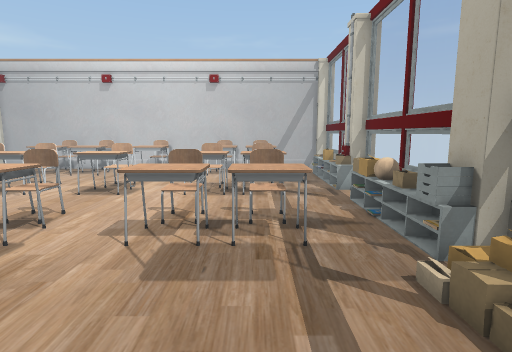
[1] (above)

15 first-person views from a walk through a Unity game level. The camera is 1.3 m above the floor, tilts 8° down and sees 80° across. The floor is counted in squares, 0.5 m on a side. Each view is taken from the middle of a square. On the plan, view 1 faces up. The plan holds only what a view shows up to about 20 squares ahead; the rest is blank. The player character is not drawn. Some surface patterns are stand-ins.

[2]
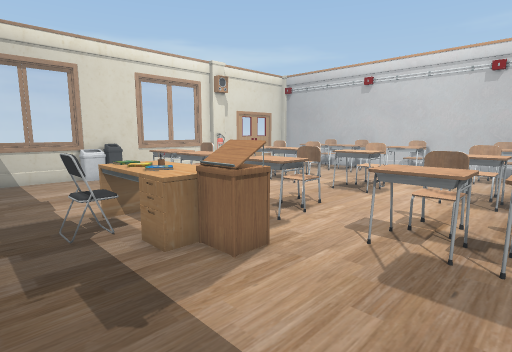

[3]
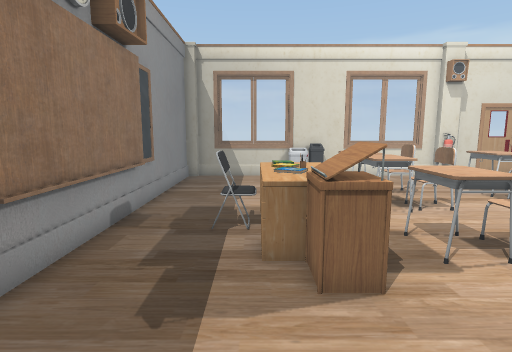

[4]
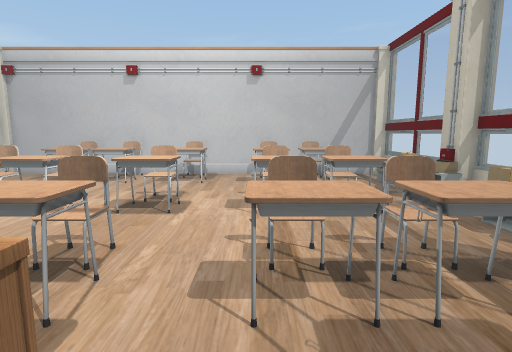

[5]
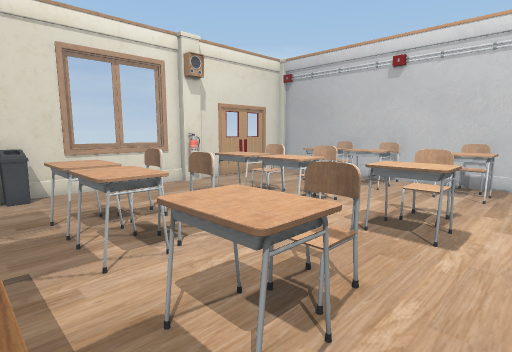

[6]
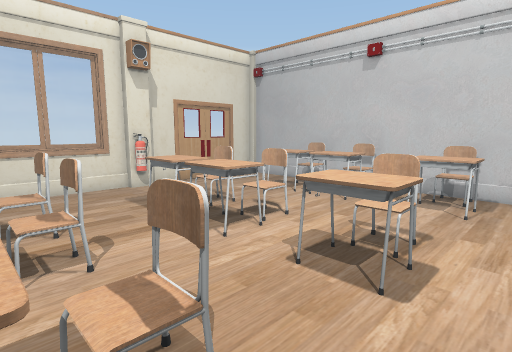

[7]
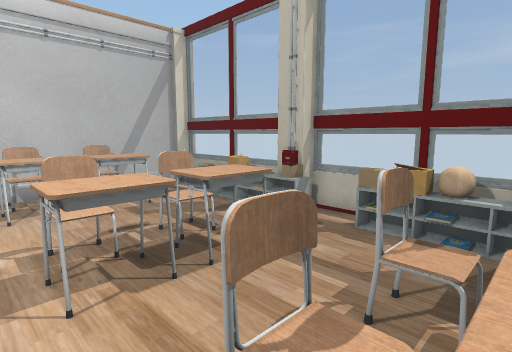

[8]
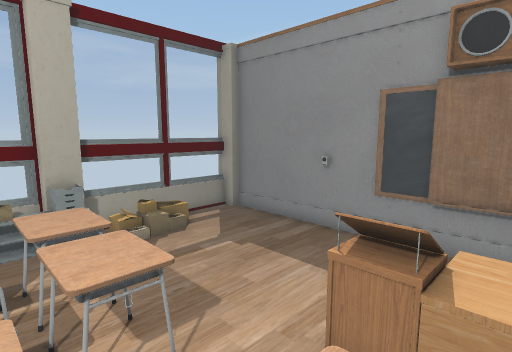

[9]
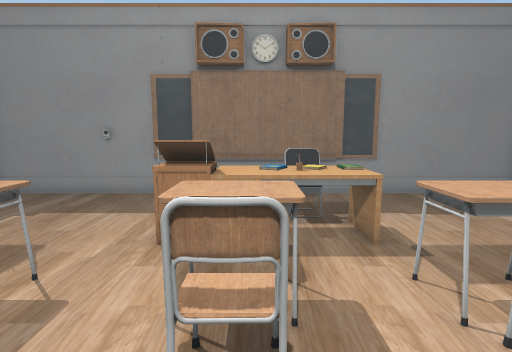

[10]
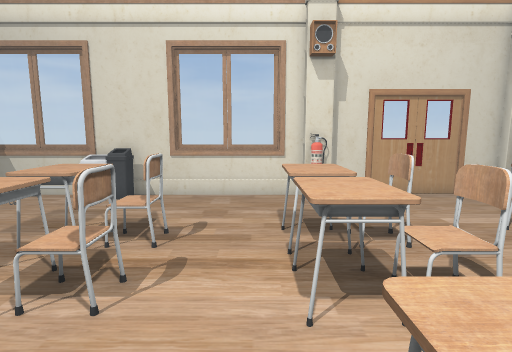

[11]
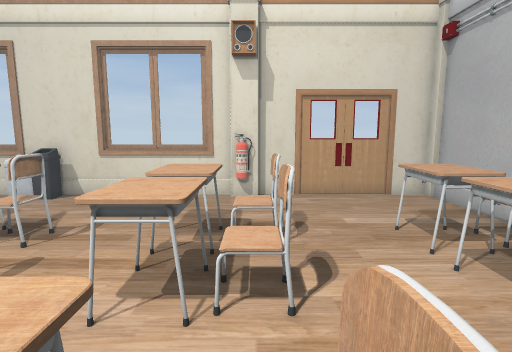

[12]
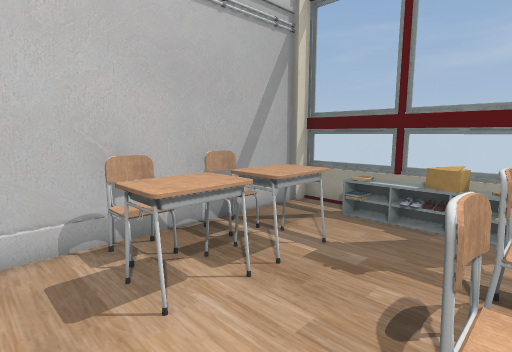

[13]
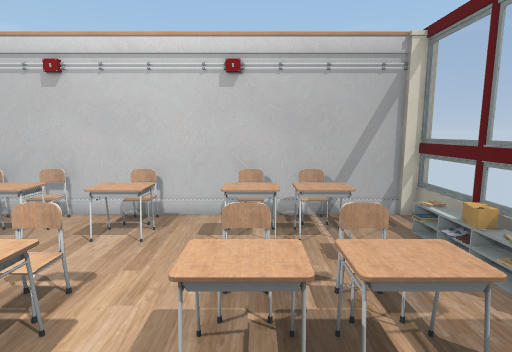

[14]
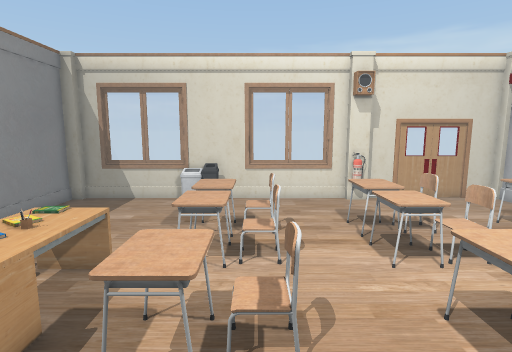

[15]
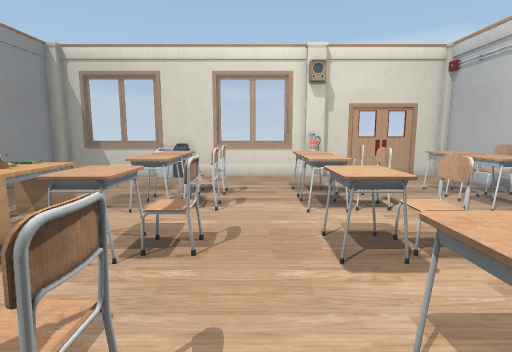

### Floor plan
Key: @ floor where view 1 was taken; # wall or solid block; . main floor; : floor 0.5 m higher than the main floor; / step, stairs or slope; = window, fence, low wall or low ledge; ^ raised ledge; O other object.
Columns run from 19 left of view 1 to 5 right of it. Each row starts with its distance up from view 1.
 23    ###################
 22 #####O###O##O###O##O#####
 21 #.....O.O...O....O.O....#
 20 =....OOOOO.OOO..OOOOO..O#
 19 #....OOOOO.OOO..OOOOO..=#
 18 =......................O#
 17 #......................##
 16 #......................=#
 15 ##...OO.OO..O...OO.O...##
 14 ##...OOOOO.OOO..OOOOO..##
 13 #....OOOOO.OOO..OOOOO...#
 12 =......................##
 11 =......................##
 10 =....O...O.../..O..O...O#
  9 =.....O.O...:/...:.O...O#
  8 #....OOOOO.OOO..OOOOO..O#
  7 #=...OOOOO.OOO..OOOOO..##
  6 #=.....................OO
  5 #=.......OOOO#^.......//#
  4 =........#OOOO^.......//#
  3 #........OOOOO........//=
  2 =.........OO............#
  1 =.......................#
  0 #..................@....#
 -1 #O#######################

Where each view was taken, in squares from view 1:
view 1: 0 up, 0 right, facing up
view 2: 0 up, 0 right, facing up-left
view 3: 3 up, 0 right, facing left
view 4: 3 up, 3 left, facing up
view 5: 5 up, 4 left, facing up-left
view 6: 8 up, 4 left, facing up-left
view 7: 8 up, 4 left, facing up-right
view 8: 9 up, 7 left, facing down-right
view 9: 12 up, 7 left, facing down
view 10: 12 up, 6 left, facing left
view 11: 15 up, 6 left, facing left
view 12: 15 up, 5 left, facing up-right
view 13: 9 up, 2 left, facing up
view 14: 9 up, 2 left, facing left
view 15: 11 up, 0 right, facing left
